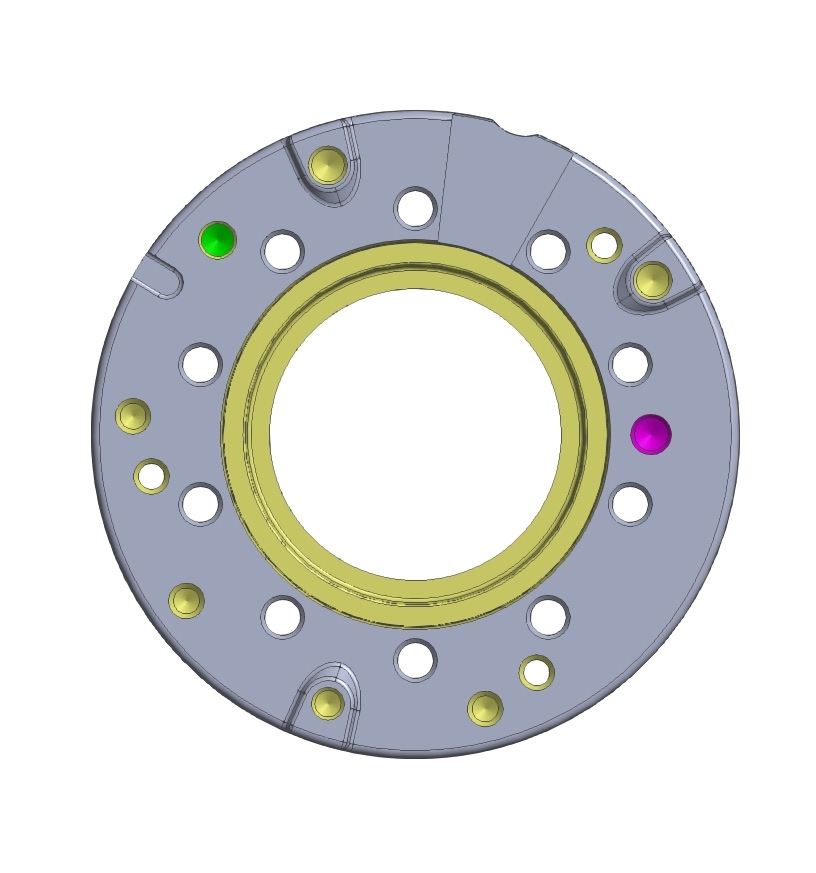
#> input picture ring_cad2.jpg, 816 x 873 px
$ python multiple_patern.py
#> lines starting #> are read from the running program, lines starting #| are printed output that depends on the picture; after the words box and inside, x2 and y2 are one past the last pixel; in counts of white or black regions, pixels touching at a corner belong together
# -*- coding: utf-8 -*-
"""
Created on Thu Apr 20 14:38:35 2017

@author: mauro
"""

import cv2
import numpy as np
from matplotlib import pyplot as plt

img_rgb = cv2.imread('ring_cad2.jpg')
#> img_rgb is the input picture: shape (873, 816, 3); mean B, G, R 219.6, 221.1, 219.7
img_gray = cv2.cvtColor(img_rgb, cv2.COLOR_BGR2GRAY)
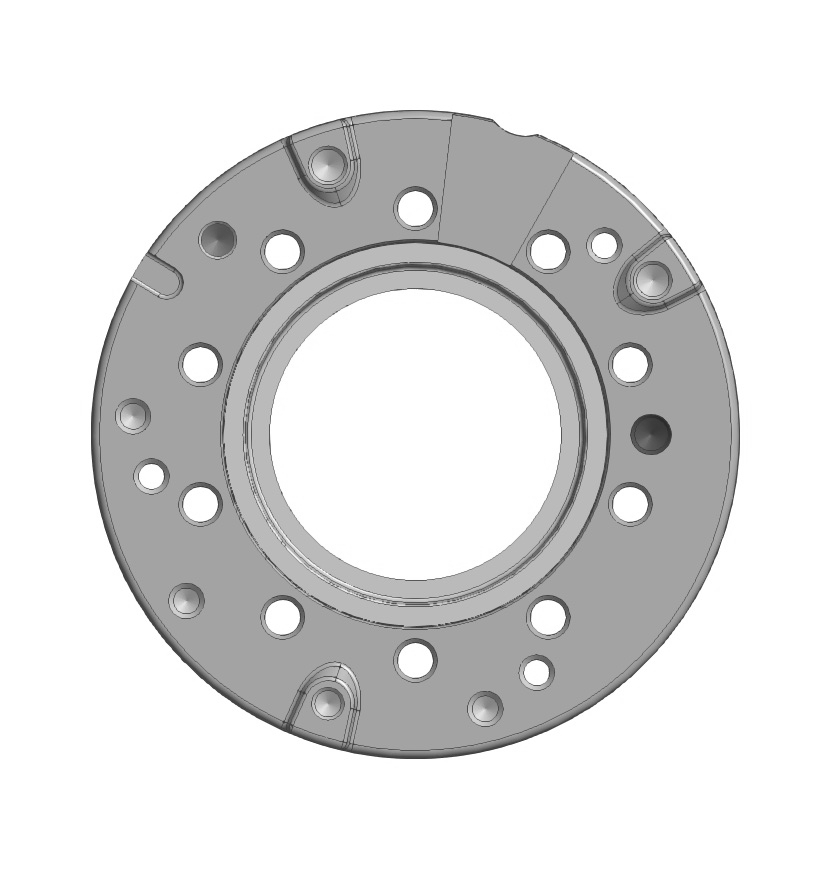
#> img_gray: shape (873, 816); min 40, max 255, mean 220.6


template = cv2.imread('uzorak2.jpg',0)
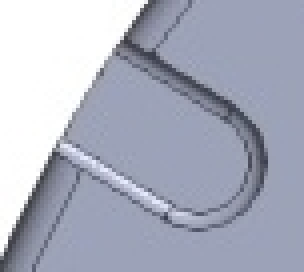
#> input picture uzorak2.jpg, 76 x 68 px (shown 4 times larger)
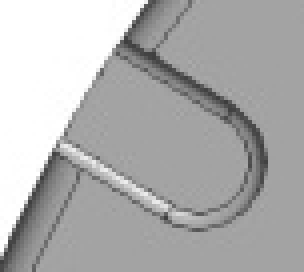
#> template: shape (68, 76) (shown 4 times larger); min 61, max 255, mean 175.4
w, h = template.shape[::-1]
#> w = 76; h = 68

res = cv2.matchTemplate(img_gray,template,cv2.TM_CCOEFF_NORMED)
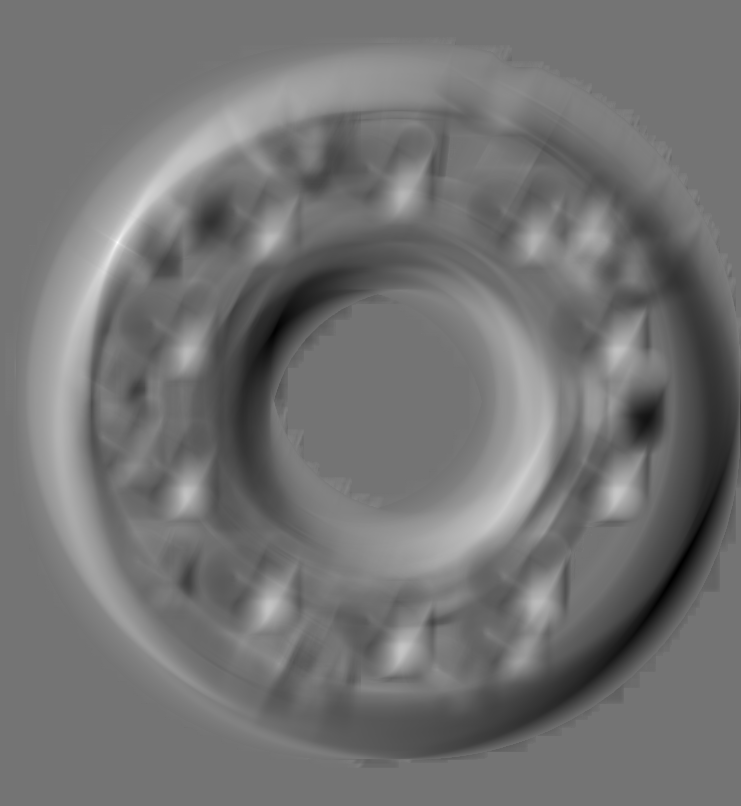
#> res: shape (806, 741) float32; min -0.836, max 1, mean -0.00504; drawn with min black and max white
threshold = 0.95
loc = np.where( res >= threshold)
#> loc = ([242], [117])
for pt in zip(*loc[::-1]):
    cv2.rectangle(img_rgb, pt, (pt[0] + w, pt[1] + h), (0,0,255), 2)
#> this loop made 1 pass
#> pt on pass 1: (117, 242)
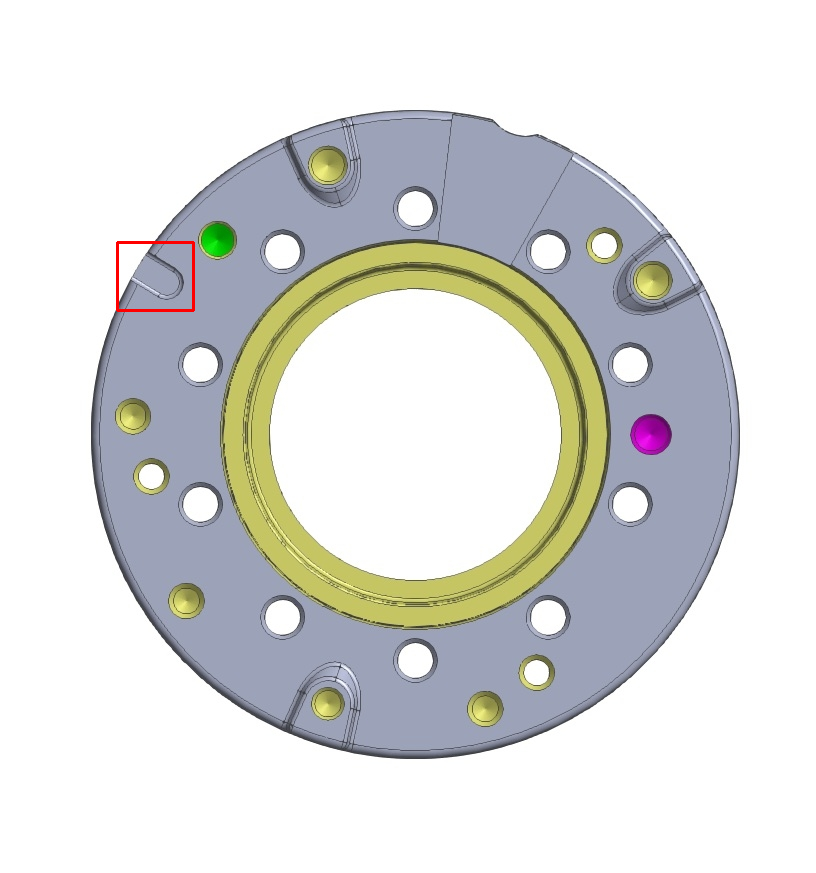
#> img_rgb: shape (873, 816, 3); 0.12% of pixels changed, all inside (x1, y1, x2, y2) = (116, 241, 195, 312)

#cv2.imwrite('hdr_res1.png',img_rgb)

cv2.imshow('detected circles',img_rgb)
cv2.waitKey(0)
cv2.destroyAllWindows()
